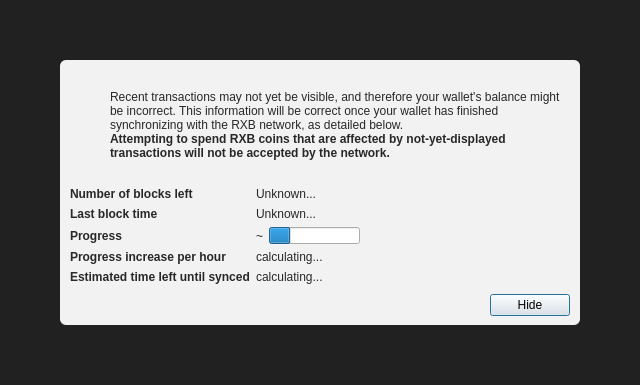
<?xml version="1.0" encoding="UTF-8"?>
<ui version="4.0">
 <class>ModalOverlay</class>
 <widget class="QWidget" name="ModalOverlay">
  <property name="geometry">
   <rect>
    <x>0</x>
    <y>0</y>
    <width>640</width>
    <height>385</height>
   </rect>
  </property>
  <property name="windowTitle">
   <string>Form</string>
  </property>
  <layout class="QVBoxLayout" name="verticalLayout" stretch="0">
   <property name="sizeConstraint">
    <enum>QLayout::SetDefaultConstraint</enum>
   </property>
   <property name="leftMargin">
    <number>0</number>
   </property>
   <property name="topMargin">
    <number>0</number>
   </property>
   <property name="rightMargin">
    <number>0</number>
   </property>
   <property name="bottomMargin">
    <number>0</number>
   </property>
   <item>
    <widget class="QWidget" name="bgWidget" native="true">
     <property name="styleSheet">
      <string notr="true">#bgWidget { background: rgba(0,0,0,220); }</string>
     </property>
     <layout class="QVBoxLayout" name="verticalLayoutMain" stretch="1">
      <property name="leftMargin">
       <number>60</number>
      </property>
      <property name="topMargin">
       <number>60</number>
      </property>
      <property name="rightMargin">
       <number>60</number>
      </property>
      <property name="bottomMargin">
       <number>60</number>
      </property>
      <item>
       <widget class="QWidget" name="contentWidget" native="true">
        <property name="styleSheet">
         <string notr="true">#contentWidget { background: rgba(255,255,255,240); border-radius: 6px; }

QLabel { color: rgb(40,40,40);  }</string>
        </property>
        <layout class="QVBoxLayout" name="verticalLayoutSub" stretch="1,0,0,0">
         <property name="spacing">
          <number>0</number>
         </property>
         <property name="leftMargin">
          <number>10</number>
         </property>
         <property name="topMargin">
          <number>10</number>
         </property>
         <property name="rightMargin">
          <number>10</number>
         </property>
         <property name="bottomMargin">
          <number>10</number>
         </property>
         <item>
          <layout class="QHBoxLayout" name="horizontalLayoutIconText" stretch="0,1">
           <property name="topMargin">
            <number>20</number>
           </property>
           <item>
            <layout class="QVBoxLayout" name="verticalLayoutIcon">
             <property name="leftMargin">
              <number>0</number>
             </property>
             <item>
              <widget class="QPushButton" name="warningIcon">
               <property name="enabled">
                <bool>false</bool>
               </property>
               <property name="text">
                <string/>
               </property>
               <property name="icon">
                <iconset>
                 <normaloff>:/icons/warning</normaloff>
                 <disabledoff>:/icons/warning</disabledoff>:/icons/warning</iconset>
               </property>
               <property name="iconSize">
                <size>
                 <width>48</width>
                 <height>48</height>
                </size>
               </property>
               <property name="flat">
                <bool>true</bool>
               </property>
              </widget>
             </item>
             <item>
              <spacer name="verticalSpacerWarningIcon">
               <property name="orientation">
                <enum>Qt::Vertical</enum>
               </property>
               <property name="sizeHint" stdset="0">
                <size>
                 <width>20</width>
                 <height>40</height>
                </size>
               </property>
              </spacer>
             </item>
            </layout>
           </item>
           <item>
            <layout class="QVBoxLayout" name="verticalLayoutInfoText">
             <property name="leftMargin">
              <number>0</number>
             </property>
             <property name="topMargin">
              <number>0</number>
             </property>
             <item>
              <widget class="QLabel" name="infoText">
               <property name="text">
                <string>Recent transactions may not yet be visible, and therefore your wallet's balance might be incorrect. This information will be correct once your wallet has finished synchronizing with the RXB network, as detailed below.</string>
               </property>
               <property name="textFormat">
                <enum>Qt::RichText</enum>
               </property>
               <property name="wordWrap">
                <bool>true</bool>
               </property>
              </widget>
             </item>
             <item>
              <widget class="QLabel" name="infoTextStrong">
               <property name="font">
                <font>
                 <weight>75</weight>
                 <bold>true</bold>
                </font>
               </property>
               <property name="text">
                <string>Attempting to spend RXB coins that are affected by not-yet-displayed transactions will not be accepted by the network.</string>
               </property>
               <property name="textFormat">
                <enum>Qt::RichText</enum>
               </property>
               <property name="wordWrap">
                <bool>true</bool>
               </property>
              </widget>
             </item>
             <item>
              <spacer name="verticalSpacerInTextSpace">
               <property name="orientation">
                <enum>Qt::Vertical</enum>
               </property>
               <property name="sizeHint" stdset="0">
                <size>
                 <width>20</width>
                 <height>40</height>
                </size>
               </property>
              </spacer>
             </item>
            </layout>
           </item>
          </layout>
         </item>
         <item>
          <spacer name="verticalSpacerAfterText">
           <property name="orientation">
            <enum>Qt::Vertical</enum>
           </property>
           <property name="sizeHint" stdset="0">
            <size>
             <width>20</width>
             <height>40</height>
            </size>
           </property>
          </spacer>
         </item>
         <item>
          <layout class="QFormLayout" name="formLayout">
           <property name="fieldGrowthPolicy">
            <enum>QFormLayout::FieldsStayAtSizeHint</enum>
           </property>
           <property name="horizontalSpacing">
            <number>6</number>
           </property>
           <property name="verticalSpacing">
            <number>6</number>
           </property>
           <property name="topMargin">
            <number>10</number>
           </property>
           <item row="0" column="0">
            <widget class="QLabel" name="labelNumberOfBlocksLeft">
             <property name="font">
              <font>
               <weight>75</weight>
               <bold>true</bold>
              </font>
             </property>
             <property name="text">
              <string>Number of blocks left</string>
             </property>
            </widget>
           </item>
           <item row="0" column="1">
            <widget class="QLabel" name="numberOfBlocksLeft">
             <property name="text">
              <string>Unknown...</string>
             </property>
            </widget>
           </item>
           <item row="1" column="0">
            <widget class="QLabel" name="labelLastBlockTime">
             <property name="font">
              <font>
               <weight>75</weight>
               <bold>true</bold>
              </font>
             </property>
             <property name="text">
              <string>Last block time</string>
             </property>
            </widget>
           </item>
           <item row="1" column="1">
            <widget class="QLabel" name="newestBlockDate">
             <property name="sizePolicy">
              <sizepolicy hsizetype="Maximum" vsizetype="Preferred">
               <horstretch>0</horstretch>
               <verstretch>0</verstretch>
              </sizepolicy>
             </property>
             <property name="text">
              <string>Unknown...</string>
             </property>
            </widget>
           </item>
           <item row="2" column="0">
            <widget class="QLabel" name="labelSyncDone">
             <property name="font">
              <font>
               <weight>75</weight>
               <bold>true</bold>
              </font>
             </property>
             <property name="text">
              <string>Progress</string>
             </property>
            </widget>
           </item>
           <item row="2" column="1">
            <layout class="QHBoxLayout" name="horizontalLayoutSync" stretch="0,1">
             <item>
              <widget class="QLabel" name="percentageProgress">
               <property name="text">
                <string notr="true">~</string>
               </property>
              </widget>
             </item>
             <item>
              <widget class="QProgressBar" name="progressBar">
               <property name="value">
                <number>24</number>
               </property>
               <property name="format">
                <string/>
               </property>
              </widget>
             </item>
            </layout>
           </item>
           <item row="4" column="0">
            <widget class="QLabel" name="labelProgressIncrease">
             <property name="font">
              <font>
               <weight>75</weight>
               <bold>true</bold>
              </font>
             </property>
             <property name="text">
              <string>Progress increase per hour</string>
             </property>
            </widget>
           </item>
           <item row="4" column="1">
            <widget class="QLabel" name="progressIncreasePerH">
             <property name="text">
              <string>calculating...</string>
             </property>
            </widget>
           </item>
           <item row="5" column="0">
            <widget class="QLabel" name="labelEstimatedTimeLeft">
             <property name="font">
              <font>
               <weight>75</weight>
               <bold>true</bold>
              </font>
             </property>
             <property name="text">
              <string>Estimated time left until synced</string>
             </property>
            </widget>
           </item>
           <item row="5" column="1">
            <widget class="QLabel" name="expectedTimeLeft">
             <property name="text">
              <string>calculating...</string>
             </property>
            </widget>
           </item>
          </layout>
         </item>
         <item>
          <layout class="QHBoxLayout" name="horizontalLayoutButtons">
           <property name="leftMargin">
            <number>10</number>
           </property>
           <property name="topMargin">
            <number>10</number>
           </property>
           <item>
            <spacer name="horizontalSpacer">
             <property name="orientation">
              <enum>Qt::Horizontal</enum>
             </property>
             <property name="sizeHint" stdset="0">
              <size>
               <width>40</width>
               <height>20</height>
              </size>
             </property>
            </spacer>
           </item>
           <item>
            <widget class="QPushButton" name="closeButton">
             <property name="text">
              <string>Hide</string>
             </property>
             <property name="shortcut">
              <string>Esc</string>
             </property>
             <property name="focusPolicy">
              <enum>Qt::StrongFocus</enum>
             </property>
             <property name="default">
              <bool>true</bool>
             </property>
            </widget>
           </item>
          </layout>
         </item>
        </layout>
       </widget>
      </item>
     </layout>
    </widget>
   </item>
  </layout>
 </widget>
 <resources/>
 <connections/>
</ui>
